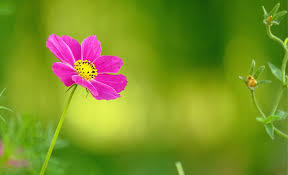
#> input picture f.jpg, 288 x 175 px
$ python imageprocessing.py
#> lines starting #> are read from the running program, lines starting #| are printed output that depends on the picture
#!/usr/bin/env python
# coding: utf-8

# In[14]:


from PIL import Image
from PIL import ImageFilter
img=Image.open("f.jpg");
#> img is the input picture: PIL image 288x175 RGB; mean R, G, B 122.7, 144.9, 36.5
img.show()
for i in range(0,img.size[0]-1):
    for j in range(0,img.size[1]-1):
        pixelColorVals=img.getpixel((i,j));
        redPixel=255-pixelColorVals[0];
        greenPixel=255-pixelColorVals[1];
        bluePixel=255-pixelColorVals[2];
        img.putpixel((i,j),(redPixel,greenPixel,bluePixel));
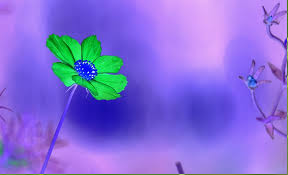
#> img: PIL image 288x175 RGB; mean R, G, B 131.7, 110.3, 216.8
img.show();


# In[ ]:


# In[ ]:


# In[ ]:


# In[ ]:
